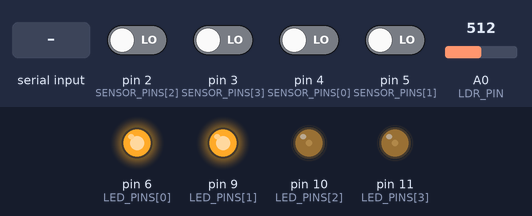
Bench run of a sketch on a simulated Arduino Uno, built with avr-gcc and run on an emulated ATmega328P. Shown: output pins drawn as LEDs (lit = HIGH). The inputs (shaded band) are chosen by the test bench; at power-on: pin 2 (SENSOR_PINS[2]), pin 3 (SENSOR_PINS[3]), pin 4 (SENSOR_PINS[0]), pin 5 (SENSOR_PINS[1]) LOW, A0 (LDR_PIN) = 512.

Above: at 1.2 s.
1.3 s: A0 (LDR_PIN) set to 793
2.8 s: A0 (LDR_PIN) set to 816
At 4.0 s:
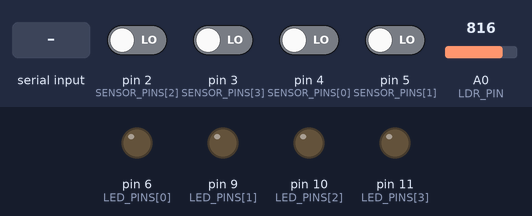
4.3 s: "B" received over Serial
At 5.2 s:
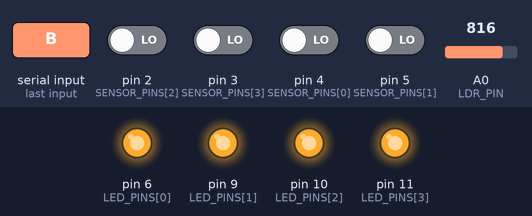
5.8 s: "A" received over Serial
At 6.3 s:
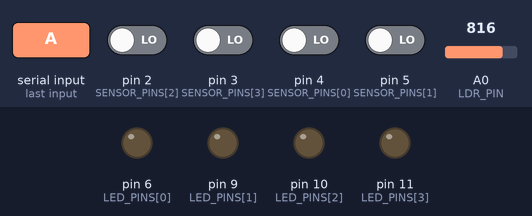
7.3 s: A0 (LDR_PIN) set to 709
8.8 s: A0 (LDR_PIN) set to 690
At 9.7 s:
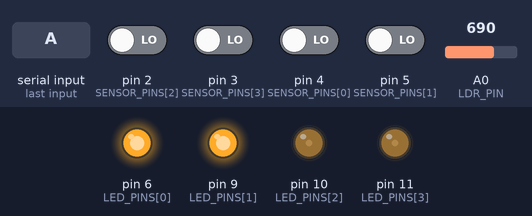
Timing chart, 0 to 11.3 s (numbered marks = the images above; inputs shaded):
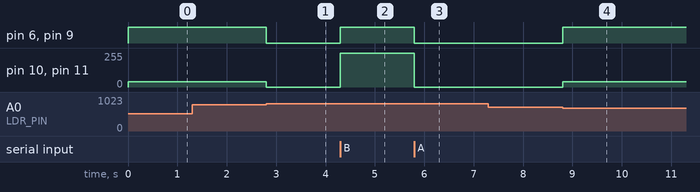

The sketch:

smart_streetlight_iotcode.ino
```cpp
// ============================================================
//  Smart Street Light — 2 IR + 2 PIR + 4 LED + BT (FINAL)
// ============================================================

#define ZS_IDLE   0
#define ZS_BRIGHT 1
#define ZS_FADING 2

// Detection states (Change if sensors trigger inverted)
#define IR_DETECT_STATE  LOW
#define PIR_DETECT_STATE HIGH

// --- Bluetooth Mode Variable ---
char currentMode = 'A'; // 'A'=Auto, 'B'=All Bright, 'O'=All Off

// --- Pins ---
const int LDR_PIN        = A0;
const int SENSOR_PINS[4] = {4, 5, 2, 3};
const int LED_PINS[4]    = {6, 9, 10, 11};
const bool IS_PIR[4]     = {false, false, true, true};

// --- Values ---
const int DAY_THRESHOLD  = 800;
const int NIGHT_THRESHOLD = 700;
const int DIM_VAL        = 40;
const int BRIGHT_VAL     = 255;

const unsigned long HOLD_MS = 4000UL;
const int FADE_STEPS        = 200;
const float STEP_SIZE       = (float)(BRIGHT_VAL - DIM_VAL) / (float)FADE_STEPS;

struct ZoneData {
  int state;
  unsigned long motionLastSeen;
  int fadeCtr;
  int pwm;
};

ZoneData zone[4];
bool nightMode = false;

void setup() {
  Serial.begin(9600); // Standard for HC-05
  for (int i = 0; i < 4; i++) {
    pinMode(SENSOR_PINS[i], INPUT);
    pinMode(LED_PINS[i], OUTPUT);
    analogWrite(LED_PINS[i], 0);
    zone[i].state = ZS_IDLE;
  }
}

void setLED(int i, int val) {
  val = constrain(val, 0, 255);
  zone[i].pwm = val;
  analogWrite(LED_PINS[i], val);
}

bool isDetecting(int i) {
  int raw = digitalRead(SENSOR_PINS[i]);
  return (IS_PIR[i]) ? (raw == PIR_DETECT_STATE) : (raw == IR_DETECT_STATE);
}

void loop() {
  unsigned long now = millis();

  // 1. Listen for Bluetooth Commands
  if (Serial.available() > 0) {
    char incoming = Serial.read();
    // Only update if it's a valid command from our App
    if (incoming == 'A' || incoming == 'B' || incoming == 'O') {
      currentMode = incoming;
    }
  }

  // 2. Execute Modes
  if (currentMode == 'B') { // ALL BRIGHT
    for (int i = 0; i < 4; i++) setLED(i, 255);
    return;
  }

  if (currentMode == 'O') { // ALL OFF
    for (int i = 0; i < 4; i++) setLED(i, 0);
    return;
  }

  // 3. AUTO MODE
  if (currentMode == 'A') {
    int ldr = analogRead(LDR_PIN);
    // LDR Logic
    if (nightMode && ldr > DAY_THRESHOLD) nightMode = false;
    else if (!nightMode && ldr < NIGHT_THRESHOLD) nightMode = true;

    if (!nightMode) {
      for (int i = 0; i < 4; i++) { setLED(i, 0); zone[i].state = ZS_IDLE; }
      return;
    }

    // Motion Logic per zone
    for (int i = 0; i < 4; i++) {
      bool det = isDetecting(i);
      if (zone[i].state == ZS_IDLE) {
        setLED(i, DIM_VAL);
        if (det) {
          zone[i].state = ZS_BRIGHT;
          zone[i].motionLastSeen = now;
          setLED(i, BRIGHT_VAL);
        }
      } else if (zone[i].state == ZS_BRIGHT) {
        if (det) zone[i].motionLastSeen = now;
        else if (now - zone[i].motionLastSeen >= HOLD_MS) {
          zone[i].state = ZS_FADING;
          zone[i].fadeCtr = FADE_STEPS;
        }
      } else { // FADING
        if (det) {
          zone[i].state = ZS_BRIGHT;
          zone[i].motionLastSeen = now;
          zone[i].fadeCtr = 0;
          setLED(i, BRIGHT_VAL);
        } else if (zone[i].fadeCtr > 0) {
          int val = DIM_VAL + (int)(STEP_SIZE * zone[i].fadeCtr);
          setLED(i, val);
          zone[i].fadeCtr--;
        } else {
          zone[i].state = ZS_IDLE;
          setLED(i, DIM_VAL);
        }
      }
    }
  }
}
```

Measured:
- the behaviour switches between 800 and 801 on A0 (LDR_PIN) (found by bisection; images 0 and 1)
- the behaviour switches between 700 and 699 on A0 (LDR_PIN) (found by bisection; images 3 and 4)
- after the input at 1.3 s, every drawn part: stays the same
- after the input at 2.8 s, pin 6 (LED_PINS[0]), pin 9 (LED_PINS[1]): HIGH → LOW at once; pin 10 (LED_PINS[2]), pin 11 (LED_PINS[3]): 40/255 → 0/255 at once
- after the input at 4.3 s, pin 6 (LED_PINS[0]), pin 9 (LED_PINS[1]): LOW → HIGH at once; pin 10 (LED_PINS[2]), pin 11 (LED_PINS[3]): 0/255 → 255/255 at once
- after the input at 5.8 s, pin 6 (LED_PINS[0]), pin 9 (LED_PINS[1]): HIGH → LOW at once; pin 10 (LED_PINS[2]), pin 11 (LED_PINS[3]): 255/255 → 0/255 at once
- after the input at 7.3 s, every drawn part: stays the same
- after the input at 8.8 s, pin 6 (LED_PINS[0]), pin 9 (LED_PINS[1]): LOW → HIGH at once; pin 10 (LED_PINS[2]), pin 11 (LED_PINS[3]): 0/255 → 40/255 at once
